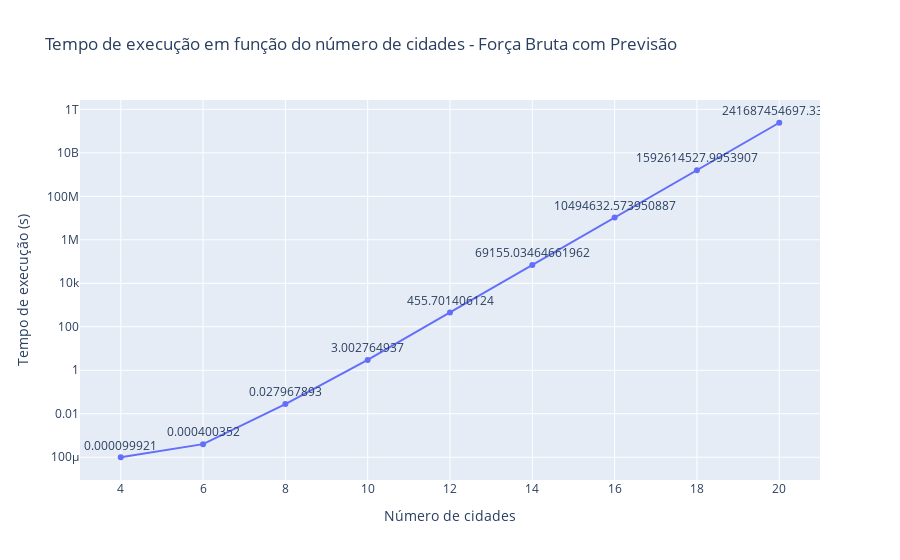

The code cell stored with this chart in its notebook:
### Code cell
grafico = go.Figure(data=go.Scatter(x=df['cidades'], y=df['tempo_execucao'], mode='lines+markers+text', text=df['tempo_execucao'], textposition='top center'))
grafico.update_layout(
  title='Tempo de execução em função do número de cidades - Força Bruta com Previsão',
  xaxis_title='Número de cidades',
  yaxis_title='Tempo de execução (s)',
  yaxis_type='log'
)
grafico.show()

### Figure 1 — Plotly figure (JSON) as saved in the notebook; plotly's stock layout.template omitted (floating-point values rounded to 4 significant figures)
{"data": [{"mode": "lines+markers+text", "text": [9.992e-05, 0.0004004, 0.02797, 3.003, 455.7, 69160.0, 10490000.0, 1593000000.0, 241700000000.0], "textposition": "top center", "type": "scatter", "x": [4, 6, 8, 10, 12, 14, 16, 18, 20], "y": [9.992e-05, 0.0004004, 0.02797, 3.003, 455.7, 69160.0, 10490000.0, 1593000000.0, 241700000000.0]}], "layout": {"title": {"text": "Tempo de execução em função do número de cidades - Força Bruta com Previsão"}, "xaxis": {"title": {"text": "Número de cidades"}}, "yaxis": {"title": {"text": "Tempo de execução (s)"}, "type": "log"}}}
